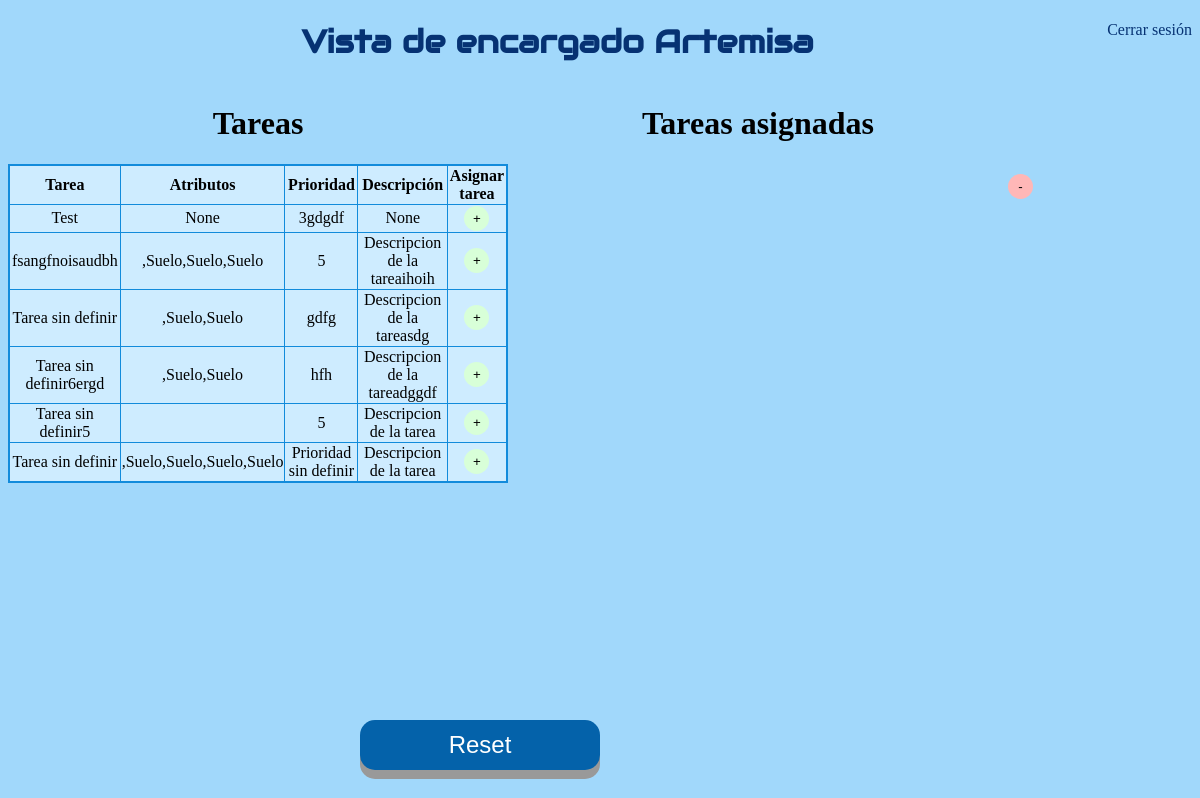
/interfaz_encargado.html, run on the app's committed database.
### app.py (models this page shows)
class Todo(db.Model): #Tabla para tareas creadas
    id = db.Column(db.Integer, primary_key=True)
    content = db.Column(db.String(200), nullable=False)
    priority = db.Column(db.String(200))        # prioridad
    descripcion = db.Column(db.String(200))             # Descripcion
    atributos = db.Column(db.String(800))               # Atributos

### app.py (the view)
@app.route('/interfaz_encargado.html', methods=['POST','GET'])   # Redireccion a Encargado
def encargado():
    tasks = Todo.query.order_by(Todo.id).all() # tareas ordenadas por id
    return render_template('interfaz_encargado.html', tasks=tasks)

### templates/interfaz_encargado.html (shortened to what this page needs)
{% extends 'base.html' %}
{% block body %}
<a style="float:right" href="index.html">Cerrar sesión</a>
    <center>
        <h1 class="principal"> Vista de encargado Artemisa</h1>
    </center>
    <div class="inline-div-izquierda">
        <h1 class="Copper">Tareas</h1>
        <center>
            <table>
                <tr>
                    <th> Tarea</th>
                    <th>Atributos</th>
                    <th>Prioridad</th>
                    <th>Descripción</th>
                    <th>Asignar tarea</th>
                </tr>
                {% for task in tasks %}
                    {% if task.id!=0 %}
                            <tr>
                            <td> {{ task.content }}</td>
                            <td>
                                {{task.atributos}}
                            </td>
                            <td>
                                {{task.priority}}
                            </td>
                            <td>
                                {{task.descripcion}}
                            </td>
                            <td>
                                <button type="button" class="button3" onClick="window.location.href='/asignar/{{task.id}}';">+</button>
                            </td>
                        </tr>
                    {% endif %}
                {% endfor %}
            </table>
        </center>
    </div>
    <center>
        <div class="inline-div-izquierda">
            <h1 class="Copper"> Tareas asignadas</h1>
        </div>
    </center>
    <div class="inline-div-izquierda2">
        <br> <br> <br> <br> <br>
        <button type="button" class="button4" onClick="eliminar()">-</button> <br>
    </div>
    <button id="boton2" class="button2" onclick="window.location.href='interfaz_encargado.html';">Reset</button>
{% endblock %}

### static/css/main.css (style rules this page uses)
a:link { text-decoration: none; color: rgb(6, 50, 115); }
body { background-color: #a1d8fb; }
h1.Copper { font-family: Copperplate, Papyrus, fantasy; text-align: center }
h1.principal { font-family: "Audiowide", sans-serif; color: rgb(6, 50, 115); }
.button2 { width: 20%; height: 50px; font-size: 24px; text-align: center; position: absolute; bottom: 30px; right: 600px; cursor: pointer; outline: none; color: #fff; background-color: #0462aa; border: none; border-radius: 15px; box-shadow: 0 9px #999; }
.button3 { width: 25px; height: 25px; border: none; border-radius: 15px; background-color: #d8ffd8; }
.button4 { width: 25px; height: 25px; border: none; border-radius: 15px; background-color: #ffb7b7; }
.inline-div-izquierda { width: 500px; float: left; }
.inline-div-izquierda2 { width: 72px; float: left; }
table { border: 2px solid rgb(18, 139, 219); border-collapse: collapse; width: 100%; text-align: center; background-color: #ceecff; }
th, td { border: 1px solid rgb(18, 139, 219); }

### data on the page
Todo: content "Test", atributos "None", priority "3gdgdf", descripcion "None"
Todo: content "fsangfnoisaudbh", atributos ",Suelo,Suelo,Suelo", priority "5", descripcion "Descripcion de la tareaihoih"
Todo: content "Tarea sin definir", atributos ",Suelo,Suelo", priority "gdfg", descripcion "Descripcion de la tareasdg"
Todo: content "Tarea sin definir6ergd", atributos ",Suelo,Suelo", priority "hfh", descripcion "Descripcion de la tareadggdf"
Todo: content "Tarea sin definir5", priority "5", descripcion "Descripcion de la tarea"
Todo: content "Tarea sin definir", atributos ",Suelo,Suelo,Suelo,Suelo", priority "Prioridad sin definir", descripcion "Descripcion de la tarea"
